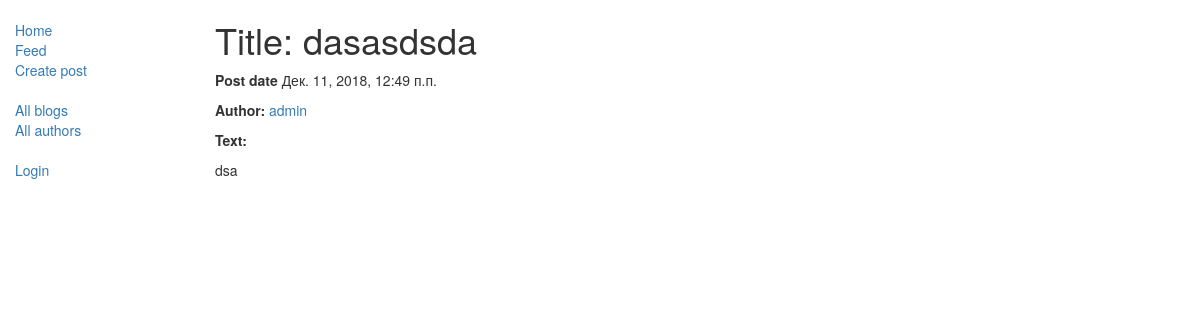
The app's page /blog/blog/36 with its own data.
### blog/models.py (models this page shows, shortened)
class Blog(models.Model):
    title = models.CharField(max_length=200)
    author = models.ForeignKey(Author, on_delete=models.SET_NULL, null=True)
    text = models.TextField()
    post_date = models.DateTimeField(auto_now_add=True)
    class Meta:
        ordering = ['-post_date']

class Author(models.Model):
    user = models.OneToOneField(User, on_delete=models.CASCADE)
    following = models.ManyToManyField('Author', related_name='followers', null=True, blank=True)
    class Meta:
        ordering = ["user"]
    def __str__(self):
        return self.user.username

### blog/views.py (the view)
# urls.py: path('blog/<int:pk>', views.BlogDetailView.as_view(), name='blog-detail'),
class BlogDetailView(generic.DetailView):
    model = Blog

### blog/templates/blog/blog_detail.html
{% extends "base.html" %}
{% block content %}
    <h1>Title: {{ blog.title }}</h1>
    <p><strong>Post date</strong> {{ blog.post_date }}</p>
    <p><strong>Author:</strong> <a href="{% url 'blogs-by-author' blog.author.pk %}">{{ blog.author }}</a></p>
    <p><strong>Text:</strong></p>
    <p style="white-space:pre-wrap;">{{ blog.text }}</p>
{% endblock %}

### records on screen
Blog: title "dasasdsda", post_date "Дек. 11, 2018, 12:49 п.п.", author "admin", text "dsa"
